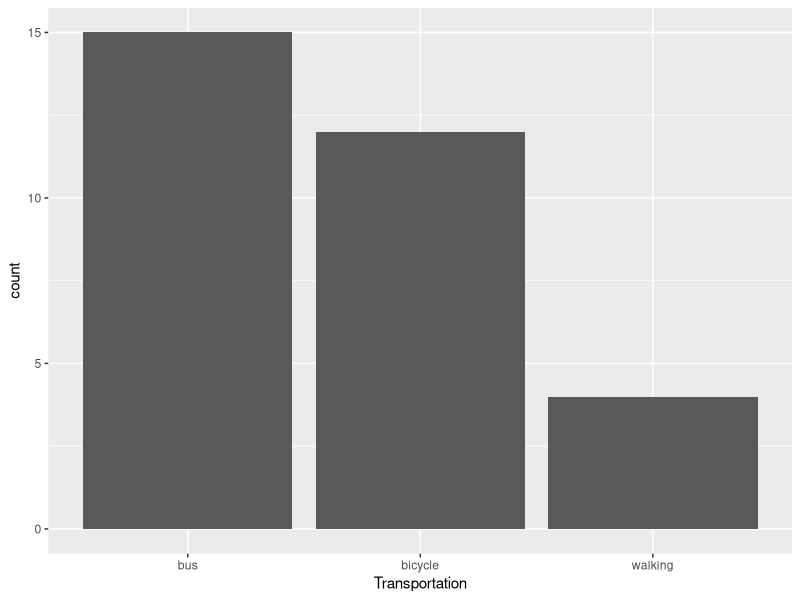
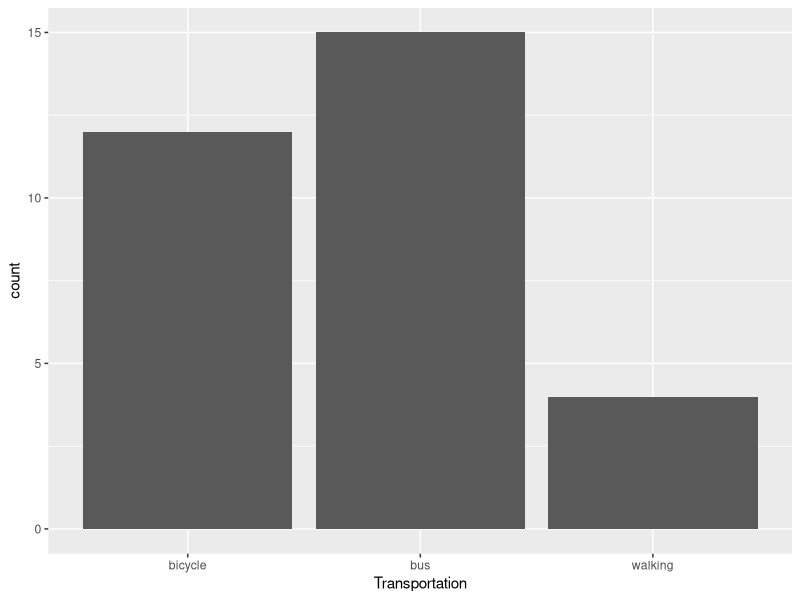

Write the R code that produced these figures, in order.
# 🌟 fct_infreq(transp) 이란?
# fct_infreq()는 **빈도순(frequency order)**으로 factor 레벨을 정렬해주는 함수

# fct_infreq()를 쓰려면 꼭 forcats 패키지가 필요하니, library(forcats) 로드 필수

# fct_rev() → 역순 정렬
# fct_reorder() → 평균값 등 다른 기준으로 재정렬 가능!

# 패키지 로드
library(ggplot2)
library(forcats)

# 데이터 입력
transp <- c("bicycle", "bus", "bus", "walking", "bus", "bicycle",
            "bus", "bus", "bus", "bicycle", "bus", "bicycle", "bicycle",
            "walking", "bus", "bus", "bicycle", "bicycle", "walking", "walking",
            "bicycle", "bus", "bus", "bus", "bus", "bicycle", "bus", "bus",
            "bicycle", "bicycle", "bicycle")
# 범주화
transf = as.factor(transp)

# 데이터 프레임 생성
dat1 <- data.frame(transp)
dat2 <- data.frame(transf)

# 막대그래프 작성
ggplot(data = dat1) + geom_bar(mapping = aes(x = fct_infreq(transp))) + xlab("Transportation")
ggplot(data = dat2) + geom_bar(mapping = aes(x=transf)) + xlab("Transportation")
